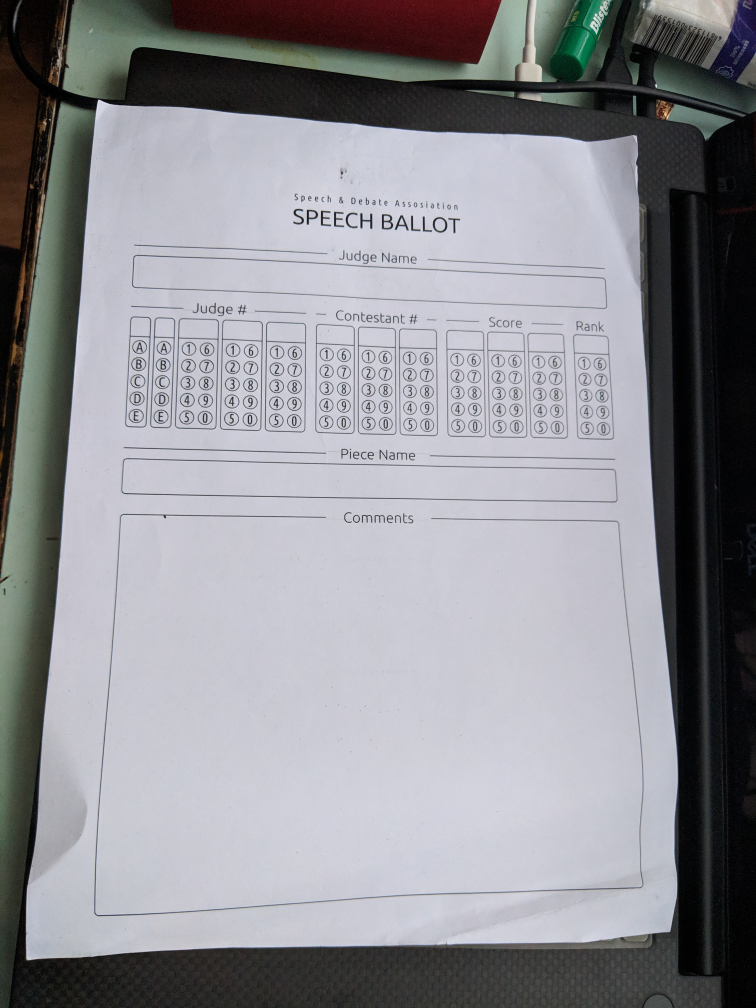
#> input picture test/2.jpg, 3024 x 4032 px (shown at 1/4 size)
$ python pyimgscan.py --image test/2.jpg
#> lines starting #> are read from the running program, lines starting #| are printed output that depends on the picture; after the words box and inside, x2 and y2 are one past the last pixel; in counts of white or black regions, pixels touching at a corner belong together
### cvtools.py
import numpy as np
import cv2

"""
List of functions:

* blank(shape, dtype = np.uint8, filler = '0')
    - creates a blank image (NumPy array) with either '0's or '1's

* simple_erode(img)
    - apply erosion with a 3x3 kernel and for 1 single iteration

* simple_dilate(img)
    - apply dilation with a 3x3 kernel and for 1 single iteration

* brightness_contrast(img, mult, add)
    - adjust the brightness and contrast of the image by multiplying and
      adding/subtracting values from the pixels;

* resize(img, width=None, height=None, inter=cv2.INTER_AREA)
    - resizes the image to the input height, width, or both

* getoutlines(img)
    - retrieve outlines (contours) of an input image

* order_points(pts)
    - arrange a list of corner points by coordinates, by the order of
      TOP-LEFT, TOP-RIGHT, BOTTOM-RIGHT, BOTTOM-LEFT

* perspective_transform(img, pts)
    - warps a deformed image into a straight, birds-eye view image,
      based on the corner points on the deformed image
"""


def blank(shape, dtype=np.uint8, filler="0"):
    """
    - creates a blank image (NumPy array) with either zeros or ones using
      built-in NumPy functions;
    - "shape" sets the shape of the blank image (array); takes tuples;
    - "dtype" sets the data type of the blank image, defaults to 8-bit
      unsigned integer; takes NumPy data-type objects;
    - "filler" sets the filler value of all pixels of the blank image, defaults
      to zeros; takes strings of either "0" or "1"
    """

    if filler == "0":
        blank = np.zeros(shape, dtype)

    elif filler == "1":
        blank = np.ones(shape, dtype)

    else:
        return "BAD FILLER VALUE; MUST BE STRINGS OF '0' OR '1'"

    return blank


def simple_erode(img):
    """
    - apply simple erosion to the input image using built-in OpenCV functions;
    - erosion kernel 3x3;
    - 1 single iteration
    """

    ekernel = np.ones((3, 3), np.uint8)
    eroded = cv2.erode(img, ekernel, iterations=1)

    return eroded


def simple_dilate(img):
    """
    - apply simple dilation to the input image using built-in OpenCV functions;
    - dilation kernel 3x3;
    - 1 single iteration
    """

    dkernel = np.ones((3, 3), np.uint8)
    dilated = cv2.dilate(img, dkernel, iterations=1)

    return dilated


def brightness_contrast(img, mult, add):
    """
    - allows brightness-contrast adjustment by multiplication and
      addition / subtraction of pixel values;
    - multiplication increases contrast while inevitably increasing overall
      brightness; set by "mult" parameter;
    - addition or subtraction increases or decreases value (brightness) of
      pixels; set by "add" parameter, use negative values for subtraction;
    """

    # multiply pixels by "mult", add by "add";
    # the multiplication will increase contrast, and adding/subtracting will
    # adjust the brightness
    adjusted = cv2.convertScaleAbs(img, alpha=float(mult), beta=float(add))

    return adjusted


# imutils resize() function.

"""
https://github.com/jrosebr1/imutils
MIT License.

Copyright (c) 2015-2016 Adrian Rosebrock, http://www.pyimagesearch.com

Permission is hereby granted, free of charge, to any person obtaining a copy
of this software and associated documentation files (the "Software"), to deal
in the Software without restriction, including without limitation the rights
to use, copy, modify, merge, publish, distribute, sublicense, and/or sell
copies of the Software, and to permit persons to whom the Software is
furnished to do so, subject to the following conditions:

The above copyright notice and this permission notice shall be included in
all copies or substantial portions of the Software.

THE SOFTWARE IS PROVIDED "AS IS", WITHOUT WARRANTY OF ANY KIND, EXPRESS OR
IMPLIED, INCLUDING BUT NOT LIMITED TO THE WARRANTIES OF MERCHANTABILITY,
FITNESS FOR A PARTICULAR PURPOSE AND NONINFRINGEMENT. IN NO EVENT SHALL THE
AUTHORS OR COPYRIGHT HOLDERS BE LIABLE FOR ANY CLAIM, DAMAGES OR OTHER
LIABILITY, WHETHER IN AN ACTION OF CONTRACT, TORT OR OTHERWISE, ARISING FROM,
OUT OF OR IN CONNECTION WITH THE SOFTWARE OR THE USE OR OTHER DEALINGS IN
THE SOFTWARE.
"""


def resize(img, width=None, height=None, inter=cv2.INTER_AREA):
    """
    initialize the dimensions of the input image and obtain
    the image size
    """

    dim = None
    (h, w) = img.shape[:2]

    # if both the width and height are None, then return the
    # original image
    if width is None and height is None:
        return img

    # check to see if the width is None
    if width is None:
        # calculate the ratio of the height and construct the
        # dimensions
        r = height / float(h)
        dim = (int(w * r), height)

    # otherwise, the height is None
    else:
        # calculate the ratio of the width and construct the
        # dimensions
        r = width / float(w)
        dim = (width, int(h * r))

    # resize the image
    resized = cv2.resize(img, dim, interpolation=inter)

    # return the resized image
    return resized


def getoutlines(img):
    """
    - find the possible oulines of the input image using a built-in OpenCV
      function;
    - the "RETR_LIST" retreival mode returns a simple list of the found
      outlines;
    - the "cv2.CHAIN_APPROX_SIMPLE" approximation method returns coordinate
      points for the found outlines;
    - because the return of the contour function gives "contours", "heirarchy",
      we will only take the contours (outlines) for the current application
    """

    outlines = cv2.findContours(img, cv2.RETR_LIST, cv2.CHAIN_APPROX_SIMPLE)[0]
    return outlines


# 4-POINT PERSPECTIVE TRANSFORM FUNCTION SET.

"""
 - Call function "perspective_transform()";
 - Supply an input image, then 4 corner points;
 - The function will return the corrected image;
 - order_points() is a helper function
"""


def order_points(pts):
    """
    - returns a list of corner points in order
    - input "pts" will be a numpy array; will convert python list automatically;
    - "corners" list will go in the following order:
      0.    TOP-LEFT
      1.    TOP-RIGHT
      2. BOTTOM-RIGHT
      4. BOTTOM-LEFT
    """

    # automatically convert a python list to a numpy array
    if str(type(pts)) != "<class 'numpy.ndarray'>":
        pts = np.array(pts)

    # initialize an empty list to store the corner points
    corners = np.zeros((4, 2), dtype="float32")

    # figure out which set of coordinates are at which corner;

    # > the TOP-LEFT coordinates will have the smallest sum
    # > the BOTTOM-RIGHT coordinates will have the largest sum
    sums = pts.sum(axis=1)  # sum up all numbers horizontally
    corners[0] = pts[np.argmin(sums)]  # find out the TOP-LEFT coordinate
    corners[2] = pts[np.argmax(sums)]  # find out the BOTTOM-RIGHT coordinate

    # > the TOP-RIGHT coordinates will have the smallest difference
    # > the BOTTOM-LEFT coordinates will have the largest difference
    diffs = np.diff(pts, axis=1)
    corners[1] = pts[np.argmin(diffs)]
    corners[3] = pts[np.argmax(diffs)]

    return corners


def perspective_transform(img, pts):
    """
    - applies perspective transform to an image in order to straighten it,
      based on four given corner points
    - input "pts" will be a numpy array
    - returns a corrected image after applying perspective transform
    """

    # call the "order_points()" function to put corner points in order,
    # then assign each corner point to its respective variable
    corners_old = order_points(pts)
    tl, tr, br, bl = corners_old

    # calculate the WIDTH of the corrected image as follows:
    # > find the distance between the top points and the bottom points;
    # > find the maximum of the two distances, make it the new width.
    distT = np.sqrt(((tr[0] - tl[0]) ** 2) + ((tr[1] - tl[1]) ** 2))
    distB = np.sqrt(((br[0] - bl[0]) ** 2) + ((br[1] - bl[1]) ** 2))
    maxW = max(int(distT), int(distB))

    # calculate the HEIGHT of the corrected image as follows:
    # > find the distance between the left points and the right points;
    # > find the maximum of the two distances, make it the new height.
    distL = np.sqrt(((tl[0] - bl[0]) ** 2) + ((tl[1] - bl[1]) ** 2))
    distR = np.sqrt(((tr[0] - br[0]) ** 2) + ((tr[1] - br[1]) ** 2))
    maxH = max(int(distL), int(distR))

    # define corner points for the corrected image based on calculations
    # done above;
    # the same order of corners are followed
    corners_corrected = np.array(
        [[0, 0], [maxW - 1, 0], [maxW - 1, maxH - 1], [0, maxH - 1]], dtype="float32"
    )

    # using OpenCV, calculate a transform matrix then apply it to create
    # the corrected image
    matrix = cv2.getPerspectiveTransform(corners_old, corners_corrected)
    img_corrected = cv2.warpPerspective(img, matrix, (maxW, maxH))

    return img_corrected

### pyimgscan.py
import cv2
import argparse

from cvtools import resize
from cvtools import perspective_transform
from cvtools import getoutlines
from cvtools import simple_erode
from cvtools import simple_dilate
from cvtools import brightness_contrast
from cvtools import blank

# PARSE COMMAND-LINE ARGUMENTS WITH ARGPARSE
ap = argparse.ArgumentParser()
ap.add_argument(
    "-i", "--image", required=True, help="Path to the image to be corrected."
)
ap.add_argument(
    "-I",
    "--inverted",
    required=False,
    nargs="?",
    const="Ture",
    help="Invert the output if this argument present.",
)
args = vars(ap.parse_args())

# READ INPUT IMAGE
img = cv2.imread(args["image"])
#> img is the input picture: shape (4032, 3024, 3); mean B, G, R 148.6, 143.2, 143

# if input image is empty, notify the user and quit program
if img is None:
    print()
    print("The file does not exist or is empty!")
    print("Please select a valid image file!")
    print()
    exit(0)  # exit code zero means a clean exit with no output/errors etc.


"""
Primary Functions
"""


def preprocess(img):
    """
    BAISC PRE-PROCESSING TO OBTAIN A CANNY EDGE IMAGE
    """

    # increase contrast between paper and background
    img_adj = brightness_contrast(img, 1.56, -60)

    # calculate the ratio of the image to the new height (500px) so we
    # can scale the manipulated image back to the original size later
    scale = img_adj.shape[0] / 500.0

    # scale the image down to 500px in height;
    img_scaled = resize(img_adj, height=500)

    # convert image to grayscale
    img_gray = cv2.cvtColor(img_scaled, cv2.COLOR_BGR2GRAY)

    # apply gaussian blur with a 11x11 kernel
    img_gray = cv2.GaussianBlur(img_gray, (11, 11), 0)

    # apply canny edge detection
    img_edge = cv2.Canny(img_gray, 60, 245)

    # dilate the edge image to connect any small gaps
    img_edge = simple_dilate(img_edge)

    return img_adj, scale, img_scaled, img_edge


def gethull(img_edge):
    """
    1st ROUND OF OUTLINE FINDING, + CONVEX HULL
    """

    # make a copy of the edge image because the following function manipulates
    # the input
    img_prehull = img_edge.copy()

    # find outlines in the (newly copied) edge image
    outlines = getoutlines(img_prehull)

    # create a blank image for convex hull operation
    img_hull = blank(img_prehull.shape, img_prehull.dtype, "0")

    # draw convex hulls (fit polygon) for all outlines detected to 'img_contour'
    for outline in range(len(outlines)):

        hull = cv2.convexHull(outlines[outline])

        # parameters: source image, outlines (contours),
        #             contour index (-1 for all), color, thickness
        cv2.drawContours(img_hull, [hull], 0, 255, 3)

    # erode the hull image to make the outline closer to paper
    img_hull = simple_erode(img_hull)

    return img_hull


def getcorners(img_hull):
    """
    2nd ROUND OF OUTLINE FINDING, + SORTING & APPROXIMATION
    """

    # make a copy of the edge image because the following function manipulates
    # the input
    img_outlines = img_hull.copy()

    # find outlines in the convex hull image
    outlines = getoutlines(img_outlines)

    # sort the outlines by area from large to small, and only take the largest 4
    # outlines in order to speed up the process and not waste time
    outlines = sorted(outlines, key=cv2.contourArea, reverse=True)[:4]

    # loop over outlines
    for outline in outlines:

        # find the perimeter of each outline for use in approximation
        perimeter = cv2.arcLength(outline, True)

        # > approximate a rough contour for each outline found, with (hopefully)
        #   4 points (rectangular sheet of paper); [Douglas-Peuker Algorithm]
        # > FIRST OPTION is the input outline;
        # > SECOND OPTION is the accuracy of approximation (epsilon), here it
        #   is set to a percentage of the perimeter of the outline
        # > THIRD OPTION is whether to assume an outline
        #   is closed, which in this case is yes (sheet of paper)
        approx = cv2.approxPolyDP(outline, 0.02 * perimeter, True)

        # if the approximation has 4 points, then assume it is correct, and
        # assign these points to the 'corners' variable
        if len(approx) == 4:
            corners = approx
            break

    return corners


"""
Main Proccess of the Program
"""

# obtain the adjusted image, scaled image along with its scale factor, and the
# Canny edge image
img_adj, scale, img_scaled, img_edge = preprocess(img)
#> in resize, `resized = cv2.resize(img, dim, interpolation=inter)`:
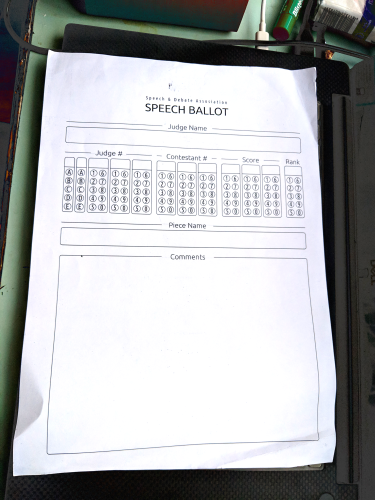
#> resized: shape (500, 375, 3); mean B, G, R 176.8, 175.5, 173.8
#> in preprocess, `img_gray = cv2.GaussianBlur(img_gray, (11, 11), 0)`:
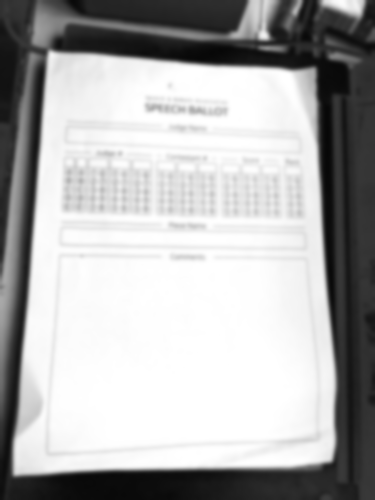
#> img_gray: shape (500, 375); min 7, max 255, mean 175.1
#> in preprocess, `img_edge = cv2.Canny(img_gray, 60, 245)`:
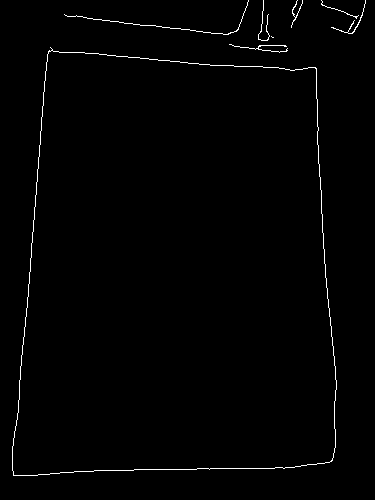
#> img_edge: shape (500, 375); 1.1% white in thin lines or dots, all inside (x1, y1, x2, y2) = (12, 0, 366, 476)
#> in simple_dilate, `dilated = cv2.dilate(img, dkernel, iterations=1)`:
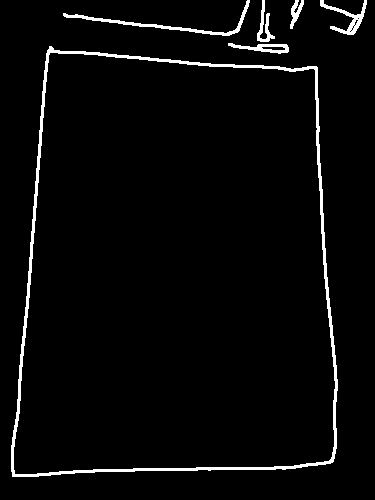
#> dilated: shape (500, 375); 3.4% white; 6 white regions
#> scale = 8.06

# perform convex hull on edge image to prevent imcomplete outline
img_hull = gethull(img_edge)
#> in getoutlines, `outlines = cv2.findContours(img, cv2.RETR_LIST, cv2.CHAIN_APPROX_SIMPL..`: outlines = 15 contours, 7 with area under 20; largest, box (x1, y1, x2, y2) and area: (11, 46, 338, 477) 122502, (13, 52, 336, 475) 119462, (63, 0, 250, 36) 486, (320, 0, 367, 35) 357, (228, 43, 289, 54) 301, (257, 0, 275, 42) 190, (290, 0, 304, 29) 138, (261, 46, 286, 51) 80
#> the loop in gethull, `for outline in range(len(outlines)): ` made 15 passes
#> hull on passes 5, 6, 9, 11: [[349, 31], [350, 30], [351, 31], [350, 32]], [[350, 30], [351, 29], [352, 30], [351, 31]], [[353, 25], [354, 24], [355, 25], [354, 26]], [[357, 18], [358, 17], [359, 18], [358, 19]]
#> after the loop in gethull, `for outline in range(len(outlines)):`:
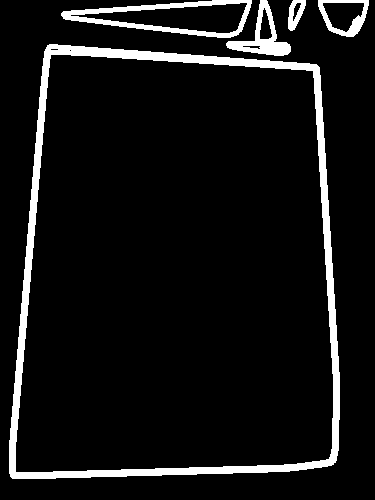
#> img_hull: shape (500, 375); 7.7% white; 5 white regions, box (x1, y1, x2, y2) and area: (9, 44, 340, 479) 10448, (61, 0, 252, 38) 1933, (226, 0, 291, 56) 1150, (318, 0, 369, 37) 668, (288, 0, 306, 31) 312
#> in simple_erode, `eroded = cv2.erode(img, ekernel, iterations=1)`:
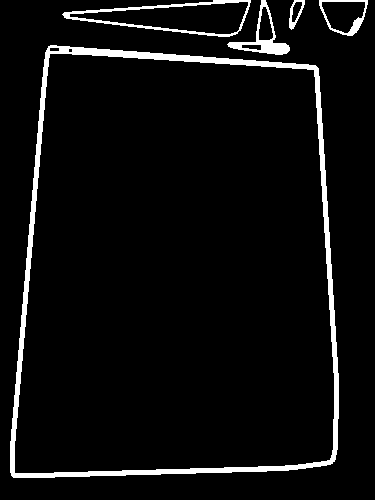
#> eroded: shape (500, 375); 5.3% white; 5 white regions

# obtain 4 corner points of the convex hull image
corners = getcorners(img_hull)
#> in getoutlines (call 2), `outlines = cv2.findContours(img, cv2.RETR_LIST, cv2.CHAIN_APPROX_SIMPL..`: outlines = 13 contours, 1 with area under 20; largest, box (x1, y1, x2, y2) and area: (10, 45, 339, 478) 126823, (14, 53, 335, 474) 120769, (62, 0, 251, 37) 4060, (69, 1, 249, 35) 3347, (319, 0, 368, 36) 1262
#> in getcorners, `outlines = sorted(outlines, key=cv2.contourArea, reverse=True)[:4]`: outlines = 4 contours; box (x1, y1, x2, y2) and area: (10, 45, 339, 478) 126823, (14, 53, 335, 474) 120769, (62, 0, 251, 37) 4060, (69, 1, 249, 35) 3347
#> the loop in getcorners, `for outline in outlines:` made 1 pass
#> (perimeter, corners) on pass 1: (1459.1, [[48, 46], [11, 475], [332, 463], [318, 68]])
#> corners = [[48, 46], [11, 475], [332, 463], [318, 68]]

# scale the corner points back to the original size of the image using the scale
# calculated previously
corners = corners.reshape(4, 2) * scale
#> corners = [[387.1, 370.9], [88.7, 3830.4], [2677.2, 3733.6], [2564.4, 548.4]]

# finally correct the perspective of the image by applying four-point
# perspective transform
img_corrected = perspective_transform(img_adj, corners)
#> in order_points, `sums = pts.sum(axis=1)`: sums = [758, 3919.1, 6410.9, 3112.7]
#> in order_points, `diffs = np.diff(pts, axis=1)`: diffs = [-16.13, 3741.7, 1056.4, -2016]
#> in perspective_transform, `corners_old = order_points(pts)`: corners_old = [[387.1, 370.9], [2564.4, 548.4], [2677.2, 3733.6], [88.7, 3830.4]]
#> in perspective_transform, `tl, tr, br, bl = corners_old`: tl = [387.1, 370.9]; tr = [2564.4, 548.4]; br = [2677.2, 3733.6]; bl = [88.7, 3830.4]
#> in perspective_transform, `distT = np.sqrt(((tr[0] - tl[0]) ** 2) + ((tr[1] - tl[1]) ** 2))`: distT = 2184.5
#> in perspective_transform, `distB = np.sqrt(((br[0] - bl[0]) ** 2) + ((br[1] - bl[1]) ** 2))`: distB = 2590.4
#> in perspective_transform, `maxW = max(int(distT), int(distB))`: maxW = 2590
#> in perspective_transform, `distL = np.sqrt(((tl[0] - bl[0]) ** 2) + ((tl[1] - bl[1]) ** 2))`: distL = 3472.3
#> in perspective_transform, `distR = np.sqrt(((tr[0] - br[0]) ** 2) + ((tr[1] - br[1]) ** 2))`: distR = 3187.3
#> in perspective_transform, `maxH = max(int(distL), int(distR))`: maxH = 3472
#> in perspective_transform, `corners_corrected = np.array( [[0, 0], [maxW - 1, 0], [maxW - 1, maxH ..`: corners_corrected = [[0, 0], [2589, 0], [2589, 3471], [0, 3471]]
#> in perspective_transform, `matrix = cv2.getPerspectiveTransform(corners_old, corners_corrected)`: matrix = [[1.1, 0.0946, -459.8], [-0.0974, 1.19, -405.6], [-3.89e-05, 5.3e-05, 1]]

# write corrected image to file
cv2.imwrite("./corrected.png", img_corrected)

# convert the corrected image to grayscale to prepare for thresholding
img_corrected = cv2.cvtColor(img_corrected, cv2.COLOR_BGR2GRAY)
#> img_corrected: shape (3472, 2590)

# if given the argument "-I" or "--inverted", output an inverted binary image,
# otherwise output a normal image
if args["inverted"] is not None:

    # conduct simple binary thresholding for ease of further processing; the first
    # option of the function is the actual threshold value
    img_thresh = cv2.threshold(img_corrected, 135, 255, cv2.THRESH_BINARY_INV)[1]

    # write inverted binary image to file
    cv2.imwrite("./thresholded_inverted.png", img_thresh)

else:

    # conduct simple binary thresholding for ease of further processing; the first
    # option of the function is the actual threshold value
    img_thresh = cv2.threshold(img_corrected, 135, 255, cv2.THRESH_BINARY)[1]
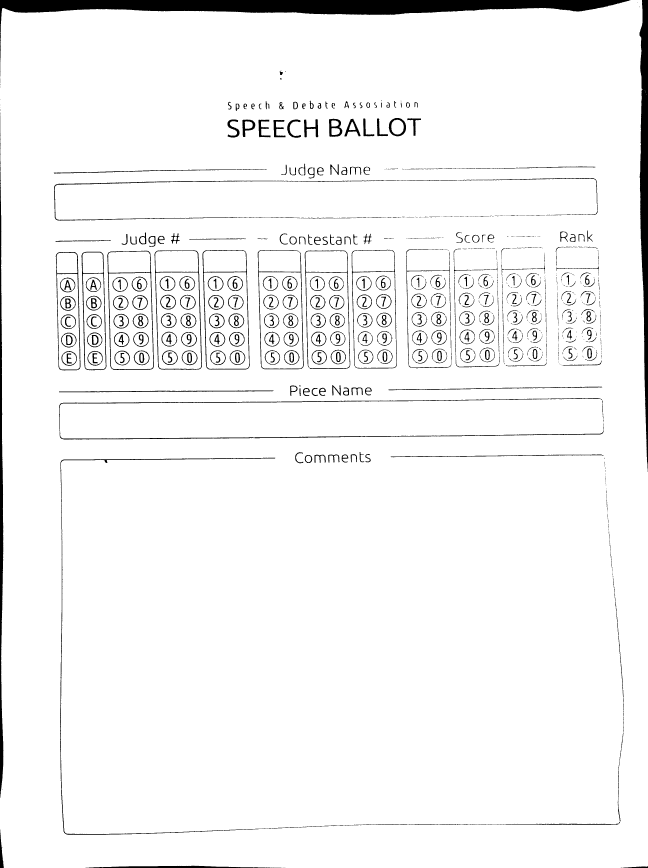
#> img_thresh: shape (3472, 2590) (shown at 1/4 size); 95.8% white; 892 black regions (393 under 20 px), largest, box (x1, y1, x2, y2) and area: (0, 0, 2520, 306) 112272, (2558, 0, 2590, 1875) 36881, (0, 461, 14, 3192) 20218

    # write binary image to file
    cv2.imwrite("./thresholded.png", img_thresh)
